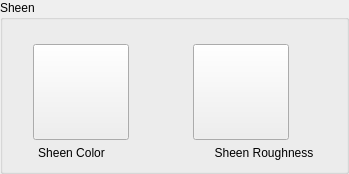
        <widget class="QGroupBox" name="grpSheen">
         <property name="title">
          <string>Sheen</string>
         </property>
         <layout class="QGridLayout" name="gridLayout_13">
          <item row="0" column="0">
           <layout class="QGridLayout" name="gridLayout_11">
            <item row="0" column="1">
             <spacer name="spSheenColor">
              <property name="orientation">
               <enum>Qt::Orientation::Horizontal</enum>
              </property>
              <property name="sizeHint" stdset="0">
               <size>
                <width>13</width>
                <height>13</height>
               </size>
              </property>
             </spacer>
            </item>
            <item row="1" column="0">
             <spacer name="horizontalSpacer_19">
              <property name="orientation">
               <enum>Qt::Orientation::Horizontal</enum>
              </property>
              <property name="sizeHint" stdset="0">
               <size>
                <width>13</width>
                <height>20</height>
               </size>
              </property>
             </spacer>
            </item>
            <item row="1" column="1">
             <widget class="QPushButton" name="btnSheenColor">
              <property name="minimumSize">
               <size>
                <width>96</width>
                <height>96</height>
               </size>
              </property>
              <property name="maximumSize">
               <size>
                <width>96</width>
                <height>96</height>
               </size>
              </property>
              <property name="toolTip">
               <string>Load/Replace Sheen Color</string>
              </property>
              <property name="text">
               <string/>
              </property>
              <property name="iconSize">
               <size>
                <width>90</width>
                <height>90</height>
               </size>
              </property>
             </widget>
            </item>
            <item row="1" column="2">
             <spacer name="horizontalSpacer_20">
              <property name="orientation">
               <enum>Qt::Orientation::Horizontal</enum>
              </property>
              <property name="sizeHint" stdset="0">
               <size>
                <width>18</width>
                <height>20</height>
               </size>
              </property>
             </spacer>
            </item>
            <item row="2" column="0" colspan="2">
             <widget class="QLabel" name="lblSheenColor">
              <property name="text">
               <string>Sheen Color</string>
              </property>
              <property name="alignment">
               <set>Qt::AlignmentFlag::AlignHCenter</set>
              </property>
             </widget>
            </item>
           </layout>
          </item>
          <item row="0" column="1">
           <layout class="QGridLayout" name="gridLayout_12">
            <item row="0" column="1">
             <spacer name="spSheenRough">
              <property name="orientation">
               <enum>Qt::Orientation::Horizontal</enum>
              </property>
              <property name="sizeHint" stdset="0">
               <size>
                <width>13</width>
                <height>13</height>
               </size>
              </property>
             </spacer>
            </item>
            <item row="1" column="0">
             <spacer name="horizontalSpacer_21">
              <property name="orientation">
               <enum>Qt::Orientation::Horizontal</enum>
              </property>
              <property name="sizeHint" stdset="0">
               <size>
                <width>40</width>
                <height>20</height>
               </size>
              </property>
             </spacer>
            </item>
            <item row="1" column="1">
             <widget class="QPushButton" name="btnSheenRough">
              <property name="minimumSize">
               <size>
                <width>96</width>
                <height>96</height>
               </size>
              </property>
              <property name="maximumSize">
               <size>
                <width>96</width>
                <height>96</height>
               </size>
              </property>
              <property name="toolTip">
               <string>Load/Replace Sheen Roughness</string>
              </property>
              <property name="text">
               <string/>
              </property>
              <property name="iconSize">
               <size>
                <width>90</width>
                <height>90</height>
               </size>
              </property>
             </widget>
            </item>
            <item row="1" column="2">
             <spacer name="horizontalSpacer_22">
              <property name="orientation">
               <enum>Qt::Orientation::Horizontal</enum>
              </property>
              <property name="sizeHint" stdset="0">
               <size>
                <width>40</width>
                <height>20</height>
               </size>
              </property>
             </spacer>
            </item>
            <item row="2" column="1" colspan="2">
             <widget class="QLabel" name="lblSheenRough">
              <property name="text">
               <string>Sheen Roughness</string>
              </property>
              <property name="alignment">
               <set>Qt::AlignmentFlag::AlignHCenter</set>
              </property>
             </widget>
            </item>
           </layout>
          </item>
         </layout>
        </widget>
